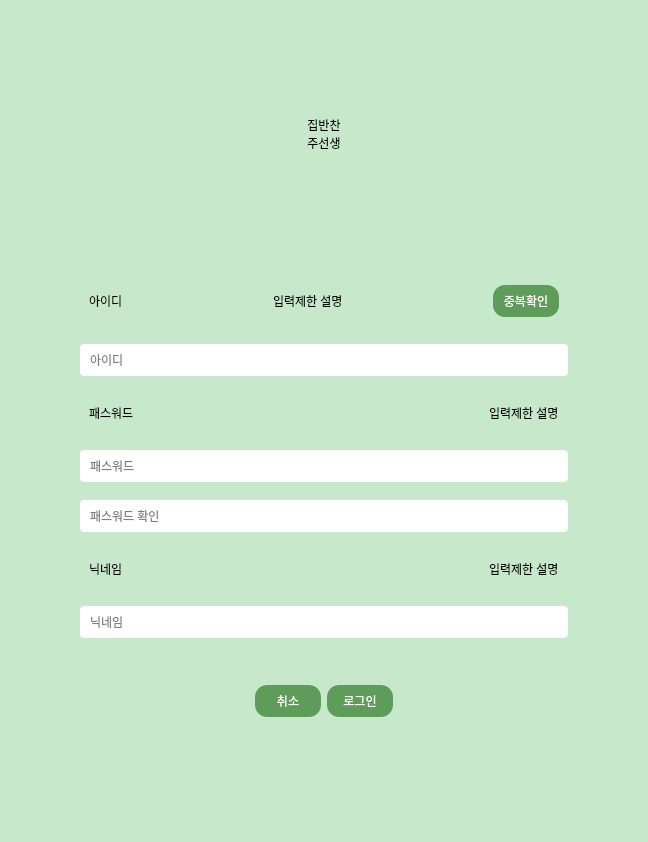
<?xml version="1.0" encoding="UTF-8"?>
<ui version="4.0">
 <class>MainFrame</class>
 <widget class="QWidget" name="MainFrame">
  <property name="geometry">
   <rect>
    <x>0</x>
    <y>0</y>
    <width>648</width>
    <height>842</height>
   </rect>
  </property>
  <property name="sizePolicy">
   <sizepolicy hsizetype="Fixed" vsizetype="Fixed">
    <horstretch>0</horstretch>
    <verstretch>0</verstretch>
   </sizepolicy>
  </property>
  <property name="windowTitle">
   <string>AIHandmadeChef</string>
  </property>
  <property name="styleSheet">
   <string notr="true">* {
	border: none;
	background: none;
}

#MainFrame {
	background: #C7E8CA;
}

QLineEdit {
	border-radius: 4px;
	padding-left: 8px;
	padding-right: 8px;
}</string>
  </property>
  <layout class="QVBoxLayout" name="verticalLayout">
   <property name="spacing">
    <number>0</number>
   </property>
   <property name="leftMargin">
    <number>0</number>
   </property>
   <property name="topMargin">
    <number>0</number>
   </property>
   <property name="rightMargin">
    <number>0</number>
   </property>
   <property name="bottomMargin">
    <number>0</number>
   </property>
   <item>
    <widget class="QStackedWidget" name="stack_main">
     <property name="sizePolicy">
      <sizepolicy hsizetype="Expanding" vsizetype="Expanding">
       <horstretch>0</horstretch>
       <verstretch>0</verstretch>
      </sizepolicy>
     </property>
     <property name="styleSheet">
      <string notr="true">#stack_main {
	background: #C7E8CA;
}</string>
     </property>
     <property name="currentIndex">
      <number>0</number>
     </property>
     <widget class="QWidget" name="page_membership">
      <property name="styleSheet">
       <string notr="true">#page_membership QPushButton {
	background: #5D9C59;
	color: white;
	border-radius: 12px;
}</string>
      </property>
      <layout class="QVBoxLayout" name="verticalLayout_2">
       <property name="spacing">
        <number>18</number>
       </property>
       <property name="leftMargin">
        <number>80</number>
       </property>
       <property name="rightMargin">
        <number>80</number>
       </property>
       <item>
        <spacer name="verticalSpacer">
         <property name="orientation">
          <enum>Qt::Vertical</enum>
         </property>
         <property name="sizeHint" stdset="0">
          <size>
           <width>20</width>
           <height>82</height>
          </size>
         </property>
        </spacer>
       </item>
       <item>
        <widget class="QLabel" name="lbl_maintitle">
         <property name="text">
          <string>집반찬
주선생</string>
         </property>
         <property name="alignment">
          <set>Qt::AlignCenter</set>
         </property>
        </widget>
       </item>
       <item>
        <spacer name="verticalSpacer_4">
         <property name="orientation">
          <enum>Qt::Vertical</enum>
         </property>
         <property name="sizeHint" stdset="0">
          <size>
           <width>20</width>
           <height>80</height>
          </size>
         </property>
        </spacer>
       </item>
       <item>
        <widget class="QWidget" name="widget_4" native="true">
         <layout class="QHBoxLayout" name="horizontalLayout">
          <item>
           <widget class="QLabel" name="label_6">
            <property name="text">
             <string>아이디</string>
            </property>
           </widget>
          </item>
          <item>
           <spacer name="horizontalSpacer_5">
            <property name="orientation">
             <enum>Qt::Horizontal</enum>
            </property>
            <property name="sizeHint" stdset="0">
             <size>
              <width>114</width>
              <height>20</height>
             </size>
            </property>
           </spacer>
          </item>
          <item>
           <widget class="QLabel" name="lbl_id_info">
            <property name="text">
             <string>입력제한 설명</string>
            </property>
           </widget>
          </item>
          <item>
           <spacer name="horizontalSpacer_6">
            <property name="orientation">
             <enum>Qt::Horizontal</enum>
            </property>
            <property name="sizeHint" stdset="0">
             <size>
              <width>113</width>
              <height>20</height>
             </size>
            </property>
           </spacer>
          </item>
          <item>
           <widget class="QPushButton" name="btn_dupli_check">
            <property name="minimumSize">
             <size>
              <width>66</width>
              <height>32</height>
             </size>
            </property>
            <property name="text">
             <string>중복확인</string>
            </property>
           </widget>
          </item>
         </layout>
        </widget>
       </item>
       <item>
        <widget class="QLineEdit" name="lineEdit_4">
         <property name="minimumSize">
          <size>
           <width>0</width>
           <height>32</height>
          </size>
         </property>
         <property name="maxLength">
          <number>20</number>
         </property>
         <property name="placeholderText">
          <string>아이디</string>
         </property>
         <property name="clearButtonEnabled">
          <bool>true</bool>
         </property>
        </widget>
       </item>
       <item>
        <widget class="QWidget" name="widget_3" native="true">
         <layout class="QHBoxLayout" name="horizontalLayout_2">
          <item>
           <widget class="QLabel" name="label_4">
            <property name="text">
             <string>패스워드</string>
            </property>
           </widget>
          </item>
          <item>
           <spacer name="horizontalSpacer_4">
            <property name="orientation">
             <enum>Qt::Horizontal</enum>
            </property>
            <property name="sizeHint" stdset="0">
             <size>
              <width>278</width>
              <height>20</height>
             </size>
            </property>
           </spacer>
          </item>
          <item>
           <widget class="QLabel" name="lbl_pwd_info">
            <property name="text">
             <string>입력제한 설명</string>
            </property>
           </widget>
          </item>
         </layout>
        </widget>
       </item>
       <item>
        <widget class="QLineEdit" name="lineEdit_3">
         <property name="minimumSize">
          <size>
           <width>0</width>
           <height>32</height>
          </size>
         </property>
         <property name="maxLength">
          <number>20</number>
         </property>
         <property name="placeholderText">
          <string>패스워드</string>
         </property>
         <property name="clearButtonEnabled">
          <bool>true</bool>
         </property>
        </widget>
       </item>
       <item>
        <widget class="QLineEdit" name="lineEdit_2">
         <property name="minimumSize">
          <size>
           <width>0</width>
           <height>32</height>
          </size>
         </property>
         <property name="maxLength">
          <number>20</number>
         </property>
         <property name="echoMode">
          <enum>QLineEdit::Password</enum>
         </property>
         <property name="placeholderText">
          <string>패스워드 확인</string>
         </property>
         <property name="clearButtonEnabled">
          <bool>true</bool>
         </property>
        </widget>
       </item>
       <item>
        <widget class="QWidget" name="widget_2" native="true">
         <layout class="QHBoxLayout" name="horizontalLayout_3">
          <item>
           <widget class="QLabel" name="label_2">
            <property name="text">
             <string>닉네임</string>
            </property>
           </widget>
          </item>
          <item>
           <spacer name="horizontalSpacer_3">
            <property name="orientation">
             <enum>Qt::Horizontal</enum>
            </property>
            <property name="sizeHint" stdset="0">
             <size>
              <width>290</width>
              <height>20</height>
             </size>
            </property>
           </spacer>
          </item>
          <item>
           <widget class="QLabel" name="lbl_nick_info">
            <property name="text">
             <string>입력제한 설명</string>
            </property>
           </widget>
          </item>
         </layout>
        </widget>
       </item>
       <item>
        <widget class="QLineEdit" name="lineEdit">
         <property name="minimumSize">
          <size>
           <width>0</width>
           <height>32</height>
          </size>
         </property>
         <property name="maxLength">
          <number>20</number>
         </property>
         <property name="placeholderText">
          <string>닉네임</string>
         </property>
         <property name="clearButtonEnabled">
          <bool>true</bool>
         </property>
        </widget>
       </item>
       <item>
        <spacer name="spacer_membership">
         <property name="orientation">
          <enum>Qt::Vertical</enum>
         </property>
         <property name="sizeType">
          <enum>QSizePolicy::Minimum</enum>
         </property>
         <property name="sizeHint" stdset="0">
          <size>
           <width>20</width>
           <height>20</height>
          </size>
         </property>
        </spacer>
       </item>
       <item>
        <widget class="QWidget" name="widget" native="true">
         <layout class="QHBoxLayout" name="horizontalLayout_4">
          <item>
           <spacer name="horizontalSpacer">
            <property name="orientation">
             <enum>Qt::Horizontal</enum>
            </property>
            <property name="sizeHint" stdset="0">
             <size>
              <width>160</width>
              <height>20</height>
             </size>
            </property>
           </spacer>
          </item>
          <item>
           <widget class="QPushButton" name="btn_mmb_reject">
            <property name="minimumSize">
             <size>
              <width>66</width>
              <height>32</height>
             </size>
            </property>
            <property name="text">
             <string>취소</string>
            </property>
           </widget>
          </item>
          <item>
           <widget class="QPushButton" name="btn_mmb_accept">
            <property name="minimumSize">
             <size>
              <width>66</width>
              <height>32</height>
             </size>
            </property>
            <property name="text">
             <string>로그인</string>
            </property>
           </widget>
          </item>
          <item>
           <spacer name="horizontalSpacer_2">
            <property name="orientation">
             <enum>Qt::Horizontal</enum>
            </property>
            <property name="sizeHint" stdset="0">
             <size>
              <width>160</width>
              <height>20</height>
             </size>
            </property>
           </spacer>
          </item>
         </layout>
        </widget>
       </item>
       <item>
        <spacer name="verticalSpacer_2">
         <property name="orientation">
          <enum>Qt::Vertical</enum>
         </property>
         <property name="sizeHint" stdset="0">
          <size>
           <width>20</width>
           <height>82</height>
          </size>
         </property>
        </spacer>
       </item>
      </layout>
     </widget>
     <widget class="QWidget" name="page_contents">
      <property name="styleSheet">
       <string notr="true"/>
      </property>
      <layout class="QVBoxLayout" name="verticalLayout_3">
       <property name="spacing">
        <number>0</number>
       </property>
       <property name="leftMargin">
        <number>0</number>
       </property>
       <property name="topMargin">
        <number>0</number>
       </property>
       <property name="rightMargin">
        <number>0</number>
       </property>
       <property name="bottomMargin">
        <number>0</number>
       </property>
       <item>
        <widget class="QWidget" name="contents_header" native="true">
         <property name="sizePolicy">
          <sizepolicy hsizetype="Preferred" vsizetype="Fixed">
           <horstretch>0</horstretch>
           <verstretch>0</verstretch>
          </sizepolicy>
         </property>
         <property name="minimumSize">
          <size>
           <width>0</width>
           <height>60</height>
          </size>
         </property>
         <property name="styleSheet">
          <string notr="true">#contents_header {
	background: #DF2E38;
}</string>
         </property>
         <layout class="QHBoxLayout" name="horizontalLayout_5">
          <item>
           <widget class="QToolButton" name="btn_close">
            <property name="text">
             <string>닫기</string>
            </property>
           </widget>
          </item>
          <item>
           <widget class="QToolButton" name="btn_prev">
            <property name="text">
             <string>뒤로
가기</string>
            </property>
           </widget>
          </item>
          <item>
           <spacer name="horizontalSpacer_8">
            <property name="orientation">
             <enum>Qt::Horizontal</enum>
            </property>
            <property name="sizeHint" stdset="0">
             <size>
              <width>398</width>
              <height>20</height>
             </size>
            </property>
           </spacer>
          </item>
          <item>
           <widget class="QToolButton" name="btn_usermenu">
            <property name="text">
             <string>사용자
메뉴</string>
            </property>
           </widget>
          </item>
          <item>
           <widget class="QToolButton" name="btn_preferlist">
            <property name="text">
             <string>찜
목록</string>
            </property>
           </widget>
          </item>
         </layout>
        </widget>
       </item>
       <item>
        <widget class="QStackedWidget" name="stack_contents">
         <property name="styleSheet">
          <string notr="true">#stack_contents QPushButton {
	border-radius: 16px;
	background: #5D9C59;
}</string>
         </property>
         <property name="currentIndex">
          <number>0</number>
         </property>
         <widget class="QWidget" name="page_search">
          <layout class="QVBoxLayout" name="verticalLayout_4">
           <property name="spacing">
            <number>9</number>
           </property>
           <property name="leftMargin">
            <number>30</number>
           </property>
           <property name="topMargin">
            <number>9</number>
           </property>
           <property name="rightMargin">
            <number>30</number>
           </property>
           <property name="bottomMargin">
            <number>9</number>
           </property>
           <item>
            <spacer name="verticalSpacer_7">
             <property name="orientation">
              <enum>Qt::Vertical</enum>
             </property>
             <property name="sizeHint" stdset="0">
              <size>
               <width>20</width>
               <height>40</height>
              </size>
             </property>
            </spacer>
           </item>
           <item>
            <widget class="QLabel" name="label_8">
             <property name="text">
              <string>맛있는 반찬 레시피 찾기</string>
             </property>
             <property name="alignment">
              <set>Qt::AlignCenter</set>
             </property>
            </widget>
           </item>
           <item>
            <widget class="QLabel" name="label_9">
             <property name="text">
              <string>레시피가 궁금한 반찬 사진을 업로드해주세요</string>
             </property>
             <property name="alignment">
              <set>Qt::AlignCenter</set>
             </property>
            </widget>
           </item>
           <item>
            <spacer name="verticalSpacer_3">
             <property name="orientation">
              <enum>Qt::Vertical</enum>
             </property>
             <property name="sizeHint" stdset="0">
              <size>
               <width>20</width>
               <height>40</height>
              </size>
             </property>
            </spacer>
           </item>
           <item>
            <layout class="QHBoxLayout" name="horizontalLayout_6">
             <property name="spacing">
              <number>15</number>
             </property>
             <property name="leftMargin">
              <number>9</number>
             </property>
             <property name="topMargin">
              <number>9</number>
             </property>
             <property name="rightMargin">
              <number>9</number>
             </property>
             <property name="bottomMargin">
              <number>9</number>
             </property>
             <item>
              <widget class="QLineEdit" name="edt_image_path">
               <property name="minimumSize">
                <size>
                 <width>0</width>
                 <height>32</height>
                </size>
               </property>
               <property name="styleSheet">
                <string notr="true">#edt_image_path {
	border: 1px solid;
}</string>
               </property>
               <property name="readOnly">
                <bool>true</bool>
               </property>
               <property name="placeholderText">
                <string>업로드 이미지</string>
               </property>
              </widget>
             </item>
             <item>
              <widget class="QPushButton" name="btn_srch_image">
               <property name="minimumSize">
                <size>
                 <width>118</width>
                 <height>36</height>
                </size>
               </property>
               <property name="text">
                <string>이미지 찾아보기</string>
               </property>
              </widget>
             </item>
            </layout>
           </item>
           <item>
            <widget class="QLabel" name="lbl_imgviewer">
             <property name="sizePolicy">
              <sizepolicy hsizetype="Expanding" vsizetype="Fixed">
               <horstretch>0</horstretch>
               <verstretch>0</verstretch>
              </sizepolicy>
             </property>
             <property name="minimumSize">
              <size>
               <width>0</width>
               <height>352</height>
              </size>
             </property>
             <property name="styleSheet">
              <string notr="true">#lbl_imgviewer {
	border: 1px solid;
	border-radius: 4px;
	background: white
}</string>
             </property>
             <property name="text">
              <string>image preview</string>
             </property>
             <property name="alignment">
              <set>Qt::AlignCenter</set>
             </property>
            </widget>
           </item>
           <item>
            <spacer name="verticalSpacer_5">
             <property name="orientation">
              <enum>Qt::Vertical</enum>
             </property>
             <property name="sizeHint" stdset="0">
              <size>
               <width>20</width>
               <height>40</height>
              </size>
             </property>
            </spacer>
           </item>
           <item>
            <layout class="QHBoxLayout" name="horizontalLayout_9">
             <property name="leftMargin">
              <number>188</number>
             </property>
             <property name="topMargin">
              <number>0</number>
             </property>
             <property name="rightMargin">
              <number>188</number>
             </property>
             <item>
              <widget class="QPushButton" name="btn_srch_accept">
               <property name="minimumSize">
                <size>
                 <width>0</width>
                 <height>42</height>
                </size>
               </property>
               <property name="maximumSize">
                <size>
                 <width>16777215</width>
                 <height>16777215</height>
                </size>
               </property>
               <property name="text">
                <string>검색하기</string>
               </property>
              </widget>
             </item>
            </layout>
           </item>
           <item>
            <spacer name="verticalSpacer_6">
             <property name="orientation">
              <enum>Qt::Vertical</enum>
             </property>
             <property name="sizeHint" stdset="0">
              <size>
               <width>20</width>
               <height>40</height>
              </size>
             </property>
            </spacer>
           </item>
          </layout>
         </widget>
         <widget class="QWidget" name="page_recipe">
          <layout class="QVBoxLayout" name="verticalLayout_5">
           <property name="spacing">
            <number>20</number>
           </property>
           <property name="leftMargin">
            <number>30</number>
           </property>
           <property name="rightMargin">
            <number>30</number>
           </property>
           <item>
            <spacer name="verticalSpacer_8">
             <property name="orientation">
              <enum>Qt::Vertical</enum>
             </property>
             <property name="sizeHint" stdset="0">
              <size>
               <width>20</width>
               <height>59</height>
              </size>
             </property>
            </spacer>
           </item>
           <item>
            <widget class="QLabel" name="lbl_recipename">
             <property name="text">
              <string>반찬 이름 : 레시피</string>
             </property>
            </widget>
           </item>
           <item>
            <widget class="QScrollArea" name="scroll_recipe">
             <property name="sizePolicy">
              <sizepolicy hsizetype="Expanding" vsizetype="Fixed">
               <horstretch>0</horstretch>
               <verstretch>0</verstretch>
              </sizepolicy>
             </property>
             <property name="minimumSize">
              <size>
               <width>0</width>
               <height>498</height>
              </size>
             </property>
             <property name="styleSheet">
              <string notr="true">#scroll_recipe {
	border:1px solid;
}</string>
             </property>
             <property name="widgetResizable">
              <bool>true</bool>
             </property>
             <widget class="QWidget" name="scrollAreaWidgetContents">
              <property name="geometry">
               <rect>
                <x>0</x>
                <y>0</y>
                <width>586</width>
                <height>496</height>
               </rect>
              </property>
             </widget>
            </widget>
           </item>
           <item>
            <layout class="QHBoxLayout" name="horizontalLayout_7">
             <property name="spacing">
              <number>42</number>
             </property>
             <property name="leftMargin">
              <number>9</number>
             </property>
             <property name="topMargin">
              <number>9</number>
             </property>
             <property name="rightMargin">
              <number>9</number>
             </property>
             <property name="bottomMargin">
              <number>9</number>
             </property>
             <item>
              <widget class="QPushButton" name="btn_another_recipe">
               <property name="minimumSize">
                <size>
                 <width>0</width>
                 <height>32</height>
                </size>
               </property>
               <property name="text">
                <string>다른 반찬 찾아보기</string>
               </property>
              </widget>
             </item>
             <item>
              <widget class="QPushButton" name="btn_prefer_recipe">
               <property name="minimumSize">
                <size>
                 <width>0</width>
                 <height>32</height>
                </size>
               </property>
               <property name="text">
                <string>♡ 레시피 찜하기</string>
               </property>
              </widget>
             </item>
            </layout>
           </item>
           <item>
            <spacer name="verticalSpacer_9">
             <property name="orientation">
              <enum>Qt::Vertical</enum>
             </property>
             <property name="sizeHint" stdset="0">
              <size>
               <width>20</width>
               <height>59</height>
              </size>
             </property>
            </spacer>
           </item>
          </layout>
         </widget>
         <widget class="QWidget" name="page_userinfo">
          <widget class="QWidget" name="horizontalLayoutWidget_3">
           <property name="geometry">
            <rect>
             <x>10</x>
             <y>10</y>
             <width>571</width>
             <height>71</height>
            </rect>
           </property>
           <layout class="QHBoxLayout" name="horizontalLayout_8">
            <item>
             <widget class="QLabel" name="lbl_usernick">
              <property name="text">
               <string>User Nickname</string>
              </property>
             </widget>
            </item>
            <item>
             <spacer name="horizontalSpacer_7">
              <property name="orientation">
               <enum>Qt::Horizontal</enum>
              </property>
              <property name="sizeHint" stdset="0">
               <size>
                <width>40</width>
                <height>20</height>
               </size>
              </property>
             </spacer>
            </item>
            <item>
             <widget class="QLabel" name="lbl_userid">
              <property name="text">
               <string>User ID</string>
              </property>
             </widget>
            </item>
           </layout>
          </widget>
         </widget>
         <widget class="QWidget" name="page_preferlist"/>
        </widget>
       </item>
      </layout>
     </widget>
    </widget>
   </item>
  </layout>
 </widget>
 <resources/>
 <connections/>
</ui>
